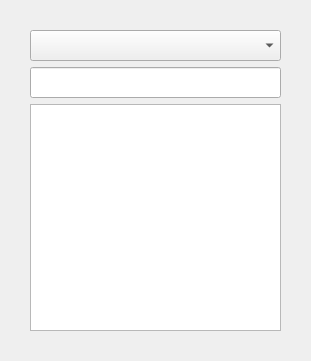
<?xml version="1.0" encoding="UTF-8"?>
<ui version="4.0">
 <class>SceneObjectsMenu</class>
 <widget class="QFrame" name="SceneObjectsMenu">
  <property name="geometry">
   <rect>
    <x>0</x>
    <y>0</y>
    <width>311</width>
    <height>361</height>
   </rect>
  </property>
  <property name="sizePolicy">
   <sizepolicy hsizetype="Preferred" vsizetype="Fixed">
    <horstretch>0</horstretch>
    <verstretch>0</verstretch>
   </sizepolicy>
  </property>
  <property name="windowTitle">
   <string>Form</string>
  </property>
  <widget class="QWidget" name="verticalLayoutWidget">
   <property name="geometry">
    <rect>
     <x>30</x>
     <y>30</y>
     <width>251</width>
     <height>301</height>
    </rect>
   </property>
   <layout class="QVBoxLayout" name="verticalLayout">
    <item>
     <widget class="QComboBox" name="comboBox">
      <property name="font">
       <font>
        <pointsize>14</pointsize>
       </font>
      </property>
     </widget>
    </item>
    <item>
     <widget class="QLineEdit" name="lineEdit">
      <property name="font">
       <font>
        <pointsize>14</pointsize>
       </font>
      </property>
     </widget>
    </item>
    <item>
     <widget class="QListWidget" name="listWidget">
      <property name="sizePolicy">
       <sizepolicy hsizetype="Minimum" vsizetype="Minimum">
        <horstretch>0</horstretch>
        <verstretch>0</verstretch>
       </sizepolicy>
      </property>
     </widget>
    </item>
   </layout>
  </widget>
 </widget>
 <resources/>
 <connections/>
</ui>
